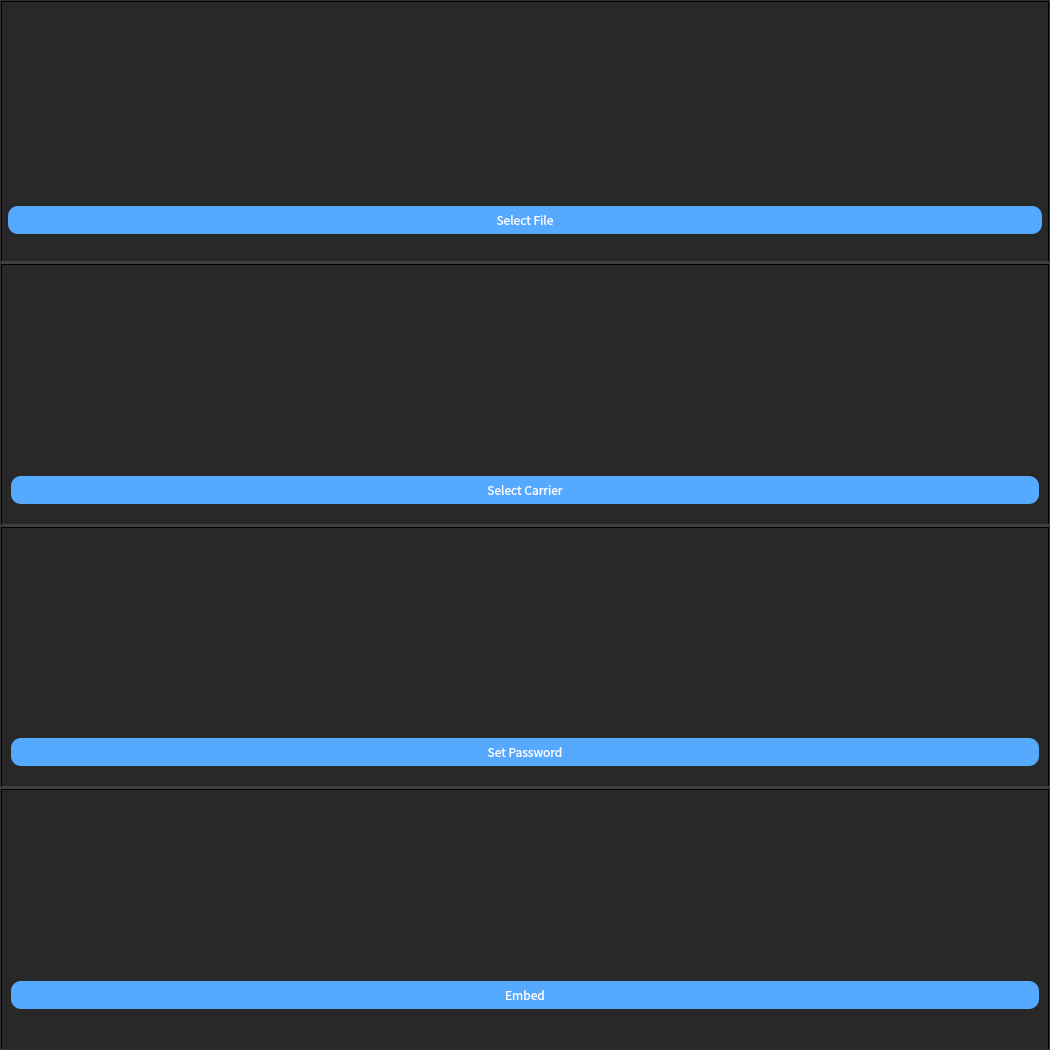
<?xml version="1.0" encoding="UTF-8"?>
<ui version="4.0">
 <class>embed</class>
 <widget class="QWidget" name="embed">
  <property name="geometry">
   <rect>
    <x>0</x>
    <y>0</y>
    <width>1050</width>
    <height>1050</height>
   </rect>
  </property>
  <property name="windowTitle">
   <string>Ciri</string>
  </property>
  <property name="windowIcon">
   <iconset>
    <normaloff>:/res/rabbit_small.png</normaloff>:/res/rabbit_small.png</iconset>
  </property>
  <property name="styleSheet">
   <string notr="true"/>
  </property>
  <layout class="QVBoxLayout" name="verticalLayout">
   <property name="spacing">
    <number>0</number>
   </property>
   <property name="leftMargin">
    <number>0</number>
   </property>
   <property name="topMargin">
    <number>0</number>
   </property>
   <property name="rightMargin">
    <number>0</number>
   </property>
   <property name="bottomMargin">
    <number>0</number>
   </property>
   <item>
    <widget class="QFrame" name="embed_frame">
     <property name="sizePolicy">
      <sizepolicy hsizetype="Preferred" vsizetype="Preferred">
       <horstretch>0</horstretch>
       <verstretch>0</verstretch>
      </sizepolicy>
     </property>
     <property name="styleSheet">
      <string notr="true">QFrame {
background-color: rgb(63, 63, 63);
}</string>
     </property>
     <property name="frameShape">
      <enum>QFrame::StyledPanel</enum>
     </property>
     <property name="frameShadow">
      <enum>QFrame::Raised</enum>
     </property>
     <layout class="QVBoxLayout" name="verticalLayout_2" stretch="0">
      <property name="spacing">
       <number>0</number>
      </property>
      <property name="leftMargin">
       <number>0</number>
      </property>
      <property name="topMargin">
       <number>0</number>
      </property>
      <property name="rightMargin">
       <number>0</number>
      </property>
      <property name="bottomMargin">
       <number>0</number>
      </property>
      <item>
       <layout class="QVBoxLayout" name="embed_layout" stretch="0">
        <property name="spacing">
         <number>0</number>
        </property>
        <property name="leftMargin">
         <number>0</number>
        </property>
        <property name="topMargin">
         <number>0</number>
        </property>
        <property name="rightMargin">
         <number>0</number>
        </property>
        <property name="bottomMargin">
         <number>0</number>
        </property>
        <item>
         <widget class="QFrame" name="embed_main_frame">
          <property name="sizePolicy">
           <sizepolicy hsizetype="Preferred" vsizetype="Preferred">
            <horstretch>0</horstretch>
            <verstretch>0</verstretch>
           </sizepolicy>
          </property>
          <property name="styleSheet">
           <string notr="true">QFrame{
border:none;
margin-bottom:-5px;
}</string>
          </property>
          <property name="frameShape">
           <enum>QFrame::StyledPanel</enum>
          </property>
          <property name="frameShadow">
           <enum>QFrame::Raised</enum>
          </property>
          <layout class="QVBoxLayout" name="verticalLayout_6">
           <property name="spacing">
            <number>3</number>
           </property>
           <property name="leftMargin">
            <number>0</number>
           </property>
           <property name="topMargin">
            <number>0</number>
           </property>
           <property name="rightMargin">
            <number>0</number>
           </property>
           <property name="bottomMargin">
            <number>0</number>
           </property>
           <item>
            <widget class="QFrame" name="fileFrame">
             <property name="sizePolicy">
              <sizepolicy hsizetype="Preferred" vsizetype="Preferred">
               <horstretch>0</horstretch>
               <verstretch>0</verstretch>
              </sizepolicy>
             </property>
             <property name="styleSheet">
              <string notr="true">QFrame{
background-color: rgb(33,33,33,200);
border: 1px solid;
border-color: black;
}

QFrame::hover{
background-color: rgb(33,33,33);
}</string>
             </property>
             <property name="frameShape">
              <enum>QFrame::StyledPanel</enum>
             </property>
             <property name="frameShadow">
              <enum>QFrame::Raised</enum>
             </property>
             <layout class="QVBoxLayout" name="verticalLayout_11">
              <property name="spacing">
               <number>6</number>
              </property>
              <property name="leftMargin">
               <number>6</number>
              </property>
              <property name="topMargin">
               <number>6</number>
              </property>
              <property name="rightMargin">
               <number>6</number>
              </property>
              <property name="bottomMargin">
               <number>6</number>
              </property>
              <item>
               <spacer name="verticalSpacer_15">
                <property name="orientation">
                 <enum>Qt::Vertical</enum>
                </property>
                <property name="sizeType">
                 <enum>QSizePolicy::Preferred</enum>
                </property>
                <property name="sizeHint" stdset="0">
                 <size>
                  <width>20</width>
                  <height>30</height>
                 </size>
                </property>
               </spacer>
              </item>
              <item>
               <widget class="QLabel" name="file_icon">
                <property name="styleSheet">
                 <string notr="true">QLabel{
background: none;
border: none;
}</string>
                </property>
                <property name="text">
                 <string/>
                </property>
                <property name="pixmap">
                 <pixmap>../images/Document-128.png</pixmap>
                </property>
                <property name="scaledContents">
                 <bool>false</bool>
                </property>
                <property name="alignment">
                 <set>Qt::AlignCenter</set>
                </property>
                <property name="wordWrap">
                 <bool>false</bool>
                </property>
               </widget>
              </item>
              <item>
               <spacer name="verticalSpacer_10">
                <property name="orientation">
                 <enum>Qt::Vertical</enum>
                </property>
                <property name="sizeType">
                 <enum>QSizePolicy::Minimum</enum>
                </property>
                <property name="sizeHint" stdset="0">
                 <size>
                  <width>20</width>
                  <height>20</height>
                 </size>
                </property>
               </spacer>
              </item>
              <item>
               <widget class="QPushButton" name="selectFileButton">
                <property name="font">
                 <font>
                  <family>Noto Sans CJK TC</family>
                 </font>
                </property>
                <property name="styleSheet">
                 <string notr="true">QPushButton{
background-color: rgb(85, 170, 255);
color: white;
border-radius: 10px;
padding: 5px;
}

QPushButton::hover{
background-color: rgb(37, 74, 111);
}</string>
                </property>
                <property name="text">
                 <string>Select File</string>
                </property>
                <property name="checkable">
                 <bool>false</bool>
                </property>
                <property name="autoRepeat">
                 <bool>false</bool>
                </property>
                <property name="autoDefault">
                 <bool>false</bool>
                </property>
                <property name="default">
                 <bool>false</bool>
                </property>
               </widget>
              </item>
              <item>
               <spacer name="verticalSpacer_18">
                <property name="orientation">
                 <enum>Qt::Vertical</enum>
                </property>
                <property name="sizeType">
                 <enum>QSizePolicy::Minimum</enum>
                </property>
                <property name="sizeHint" stdset="0">
                 <size>
                  <width>20</width>
                  <height>20</height>
                 </size>
                </property>
               </spacer>
              </item>
             </layout>
            </widget>
           </item>
           <item>
            <widget class="QFrame" name="carrierFrame">
             <property name="styleSheet">
              <string notr="true">QFrame{
background-color: rgb(33,33,33,200);
border: 1px solid;
border-color: black;
}

QFrame::hover{
background-color: rgb(33,33,33);
}</string>
             </property>
             <property name="frameShape">
              <enum>QFrame::StyledPanel</enum>
             </property>
             <property name="frameShadow">
              <enum>QFrame::Raised</enum>
             </property>
             <layout class="QVBoxLayout" name="verticalLayout_14">
              <item>
               <widget class="QLabel" name="carrier_icon">
                <property name="styleSheet">
                 <string notr="true">QLabel{
background: none;
border: none;
}</string>
                </property>
                <property name="text">
                 <string/>
                </property>
                <property name="pixmap">
                 <pixmap>../images/Image-128.png</pixmap>
                </property>
                <property name="alignment">
                 <set>Qt::AlignCenter</set>
                </property>
               </widget>
              </item>
              <item>
               <spacer name="verticalSpacer_20">
                <property name="orientation">
                 <enum>Qt::Vertical</enum>
                </property>
                <property name="sizeType">
                 <enum>QSizePolicy::Minimum</enum>
                </property>
                <property name="sizeHint" stdset="0">
                 <size>
                  <width>20</width>
                  <height>20</height>
                 </size>
                </property>
               </spacer>
              </item>
              <item>
               <widget class="QPushButton" name="selectCarrierButton">
                <property name="font">
                 <font>
                  <family>Noto Sans CJK TC</family>
                 </font>
                </property>
                <property name="styleSheet">
                 <string notr="true">QPushButton{
background-color: rgb(85, 170, 255);
color: white;
border-radius: 10px;
padding: 5px;
}

QPushButton::hover{
background-color: rgb(37, 74, 111);
}</string>
                </property>
                <property name="text">
                 <string>Select Carrier</string>
                </property>
               </widget>
              </item>
              <item>
               <spacer name="verticalSpacer_21">
                <property name="orientation">
                 <enum>Qt::Vertical</enum>
                </property>
                <property name="sizeType">
                 <enum>QSizePolicy::Minimum</enum>
                </property>
                <property name="sizeHint" stdset="0">
                 <size>
                  <width>20</width>
                  <height>10</height>
                 </size>
                </property>
               </spacer>
              </item>
             </layout>
            </widget>
           </item>
           <item>
            <widget class="QFrame" name="setPass_frame">
             <property name="styleSheet">
              <string notr="true">QFrame{
background-color: rgb(33,33,33,200);
border: 1px solid;
border-color: black;
}

QFrame::hover{
background-color: rgb(33,33,33);
}</string>
             </property>
             <property name="frameShape">
              <enum>QFrame::StyledPanel</enum>
             </property>
             <property name="frameShadow">
              <enum>QFrame::Raised</enum>
             </property>
             <layout class="QVBoxLayout" name="verticalLayout_12">
              <item>
               <widget class="QLabel" name="lock_icon">
                <property name="styleSheet">
                 <string notr="true">QLabel {
background: none;
border: none;
}</string>
                </property>
                <property name="text">
                 <string/>
                </property>
                <property name="pixmap">
                 <pixmap>../images/Lock-128.png</pixmap>
                </property>
                <property name="alignment">
                 <set>Qt::AlignCenter</set>
                </property>
               </widget>
              </item>
              <item>
               <spacer name="verticalSpacer_13">
                <property name="orientation">
                 <enum>Qt::Vertical</enum>
                </property>
                <property name="sizeType">
                 <enum>QSizePolicy::Minimum</enum>
                </property>
                <property name="sizeHint" stdset="0">
                 <size>
                  <width>20</width>
                  <height>20</height>
                 </size>
                </property>
               </spacer>
              </item>
              <item>
               <widget class="QPushButton" name="encryptButton">
                <property name="font">
                 <font>
                  <family>Noto Sans CJK TC</family>
                 </font>
                </property>
                <property name="styleSheet">
                 <string notr="true">QPushButton{
background-color: rgb(85, 170, 255);
color: white;
border-radius: 10px;
padding: 5px;
}

QPushButton::hover{
background-color: rgb(37, 74, 111);
}</string>
                </property>
                <property name="text">
                 <string>Set Password</string>
                </property>
               </widget>
              </item>
              <item>
               <spacer name="verticalSpacer_16">
                <property name="orientation">
                 <enum>Qt::Vertical</enum>
                </property>
                <property name="sizeType">
                 <enum>QSizePolicy::Preferred</enum>
                </property>
                <property name="sizeHint" stdset="0">
                 <size>
                  <width>20</width>
                  <height>10</height>
                 </size>
                </property>
               </spacer>
              </item>
             </layout>
            </widget>
           </item>
           <item>
            <widget class="QFrame" name="embedFrame">
             <property name="styleSheet">
              <string notr="true">QFrame{
background-color: rgb(33,33,33,200);
border: 1px solid;
border-color: black;
}

QFrame::hover{
background-color: rgb(33,33,33);
}</string>
             </property>
             <property name="frameShape">
              <enum>QFrame::StyledPanel</enum>
             </property>
             <property name="frameShadow">
              <enum>QFrame::Raised</enum>
             </property>
             <layout class="QVBoxLayout" name="verticalLayout_13">
              <item>
               <widget class="QLabel" name="embed_icon">
                <property name="styleSheet">
                 <string notr="true">QLabel{
background: none;
border: none;
}</string>
                </property>
                <property name="text">
                 <string/>
                </property>
                <property name="pixmap">
                 <pixmap>../images/Cube-128.png</pixmap>
                </property>
                <property name="alignment">
                 <set>Qt::AlignCenter</set>
                </property>
               </widget>
              </item>
              <item>
               <spacer name="verticalSpacer_12">
                <property name="orientation">
                 <enum>Qt::Vertical</enum>
                </property>
                <property name="sizeType">
                 <enum>QSizePolicy::Minimum</enum>
                </property>
                <property name="sizeHint" stdset="0">
                 <size>
                  <width>20</width>
                  <height>20</height>
                 </size>
                </property>
               </spacer>
              </item>
              <item>
               <widget class="QPushButton" name="embedButton">
                <property name="font">
                 <font>
                  <family>Noto Sans CJK TC</family>
                 </font>
                </property>
                <property name="styleSheet">
                 <string notr="true">QPushButton{
background-color: rgb(85, 170, 255);
color: white;
border-radius: 10px;
padding: 5px;
}

QPushButton::hover{
background-color: rgb(37, 74, 111);
}</string>
                </property>
                <property name="text">
                 <string>Embed</string>
                </property>
               </widget>
              </item>
              <item>
               <spacer name="verticalSpacer_17">
                <property name="orientation">
                 <enum>Qt::Vertical</enum>
                </property>
                <property name="sizeType">
                 <enum>QSizePolicy::Preferred</enum>
                </property>
                <property name="sizeHint" stdset="0">
                 <size>
                  <width>20</width>
                  <height>30</height>
                 </size>
                </property>
               </spacer>
              </item>
             </layout>
            </widget>
           </item>
          </layout>
         </widget>
        </item>
       </layout>
      </item>
     </layout>
    </widget>
   </item>
  </layout>
 </widget>
 <resources>
  <include location="../images/icons.qrc"/>
 </resources>
 <connections/>
</ui>
